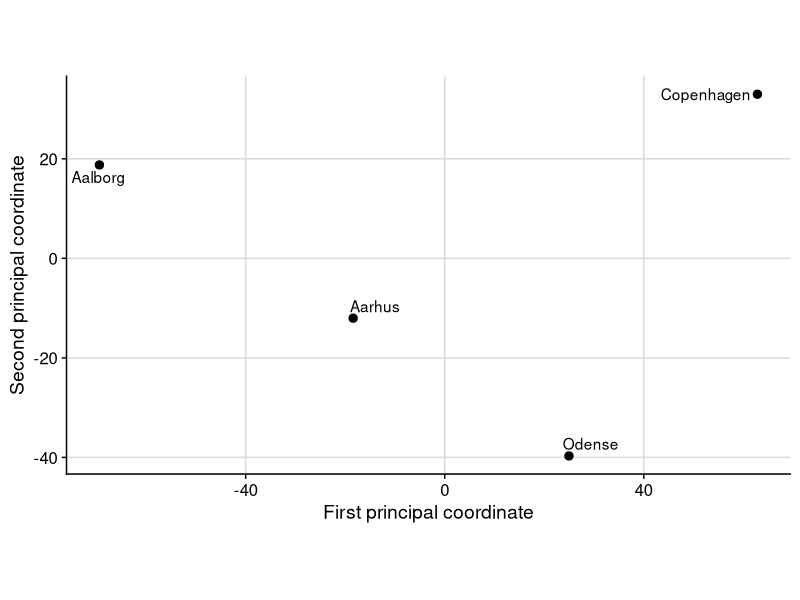
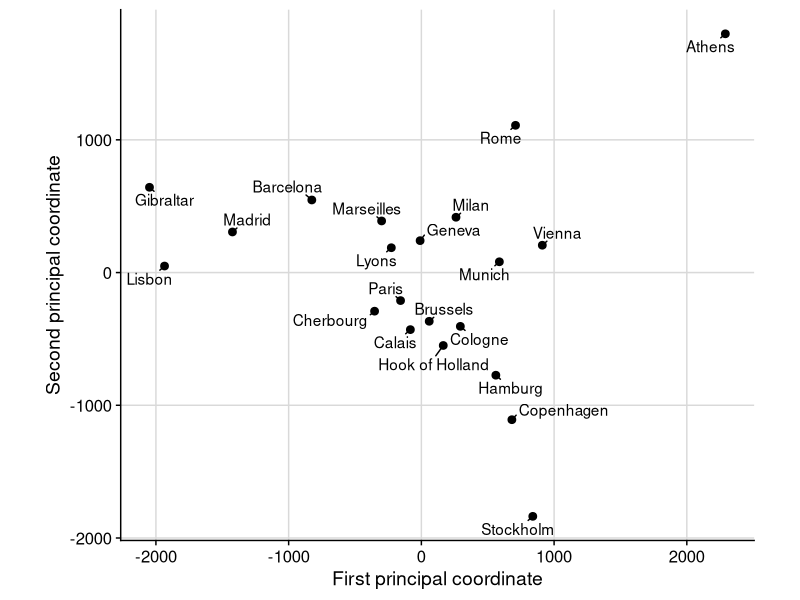
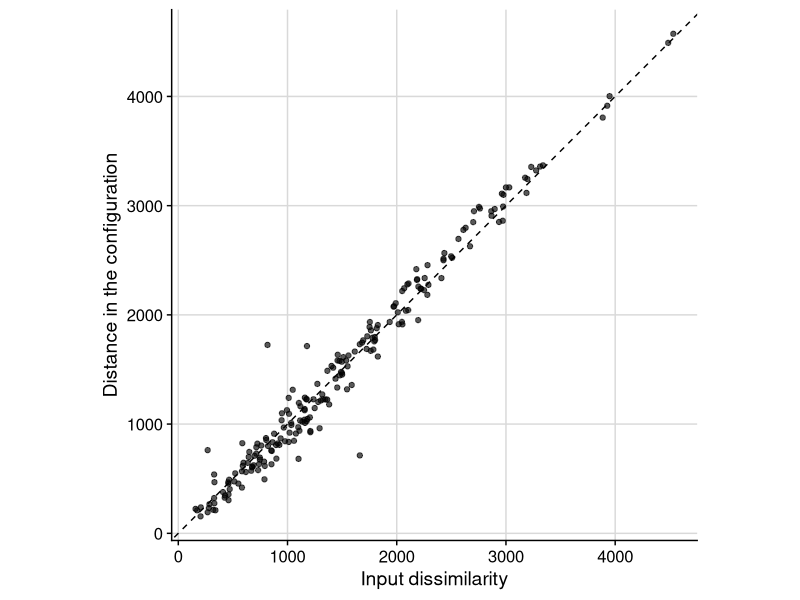
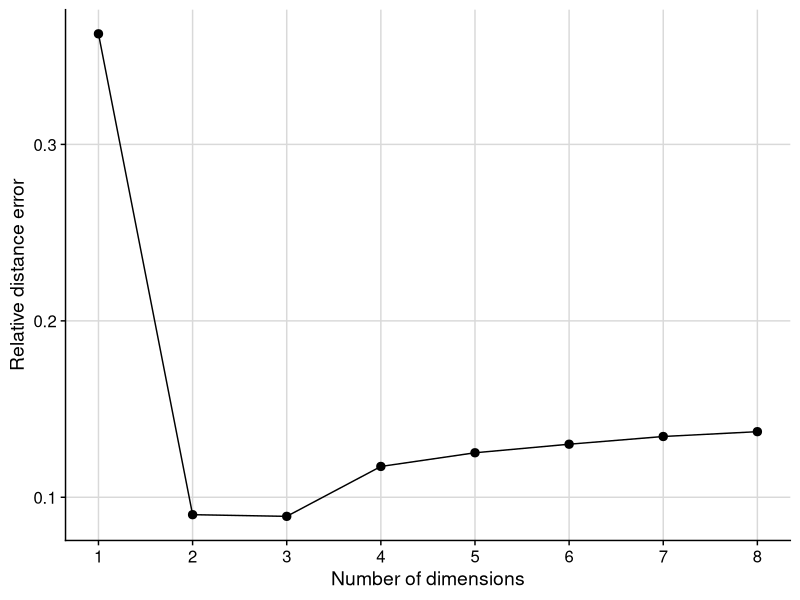
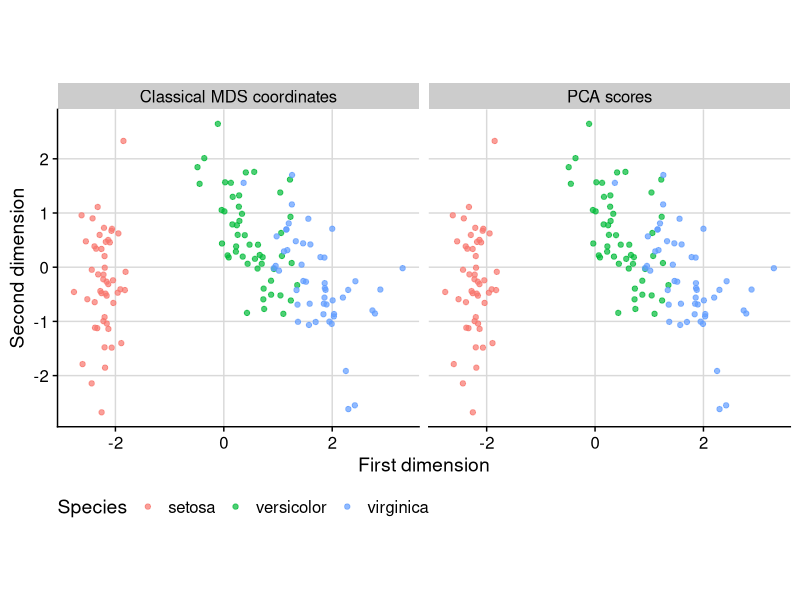
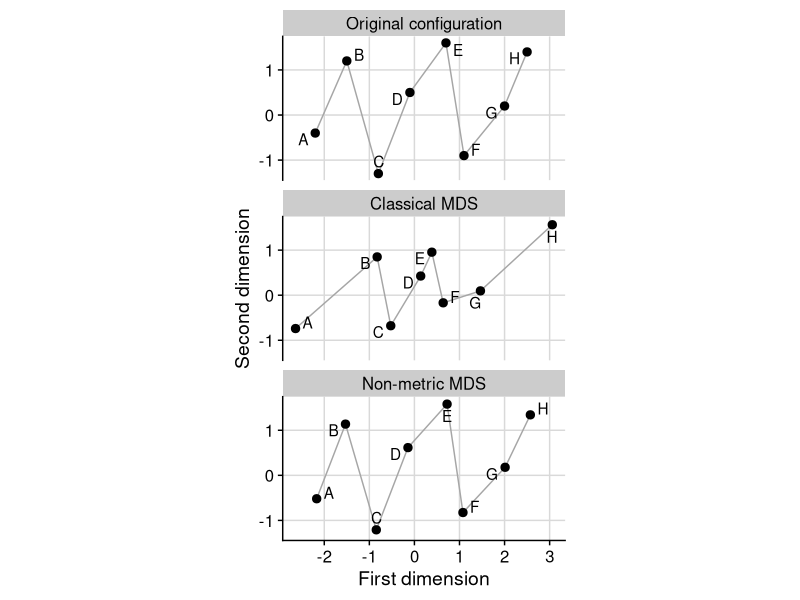
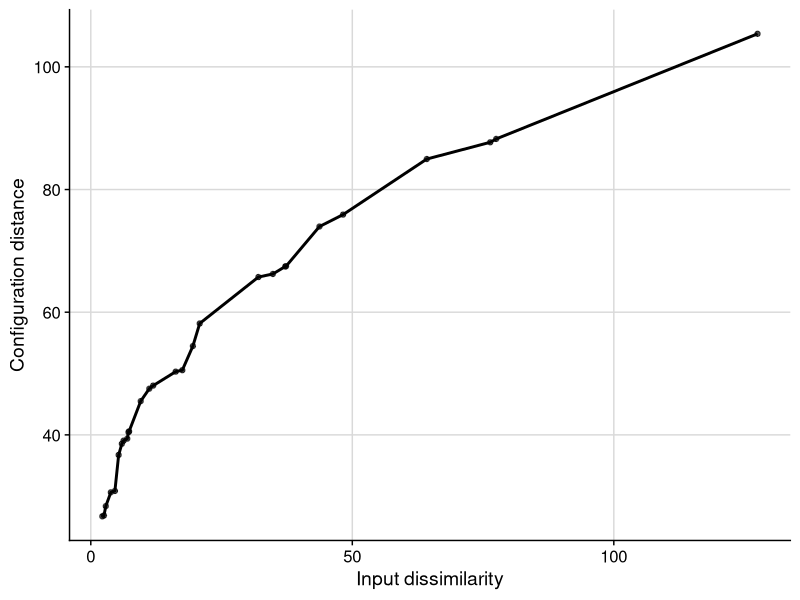

Write R code to recreate these figures, in order.
## ---- chunk 1
#| label: setup
#| include: false
library(MASS)
library(tibble)
library(dplyr)
library(tidyr)
library(purrr)
library(ggplot2)
library(cowplot)
library(ggrepel)

knitr::opts_chunk$set(
  fig.align = "center",
  out.width = "80%"
)

as_distance_table <- function(delta, coordinates) {
  delta_mat <- as.matrix(delta)
  fitted_mat <- as.matrix(dist(coordinates))
  keep <- lower.tri(delta_mat)

  tibble::tibble(
    dissimilarity = delta_mat[keep],
    configuration_distance = fitted_mat[keep]
  )
}

relative_distance_error <- function(delta, coordinates) {
  comparison_tbl <- as_distance_table(delta, coordinates)

  sqrt(
    sum(
      (comparison_tbl$configuration_distance -
         comparison_tbl$dissimilarity)^2
    ) /
      sum(comparison_tbl$dissimilarity^2)
  )
}

align_configuration <- function(reference, target, allow_scaling = TRUE) {
  reference <- as.matrix(reference)
  target <- as.matrix(target)

  reference_centre <- colMeans(reference)
  target_centre <- colMeans(target)

  reference_centred <- sweep(
    reference,
    MARGIN = 2,
    STATS = reference_centre,
    FUN = "-"
  )

  target_centred <- sweep(
    target,
    MARGIN = 2,
    STATS = target_centre,
    FUN = "-"
  )

  rotation_svd <- svd(
    crossprod(target_centred, reference_centred)
  )

  rotation <- rotation_svd$u %*% t(rotation_svd$v)
  target_aligned <- target_centred %*% rotation

  if (allow_scaling) {
    scale_factor <- sum(target_aligned * reference_centred) /
      sum(target_aligned^2)
    target_aligned <- scale_factor * target_aligned
  }

  sweep(
    target_aligned,
    MARGIN = 2,
    STATS = reference_centre,
    FUN = "+"
  )
}
## ---- chunk 2
#| label: tbl-eurodist-submatrix
#| echo: false
#| tbl-cap: "A portion of the road-distance matrix between European cities, measured in kilometres."

eurodist_mat <- as.matrix(eurodist)

eurodist_mat[1:7, 1:7] |>
  round() |>
  knitr::kable()
## ---- chunk 3
#| label: tbl-four-city-dissimilarities
#| tbl-cap: "Pairwise dissimilarities for the four-city worked example."

four_city_delta <- structure(
  c(
    0, 93, 82, 133,
    93, 0, 52, 60,
    82, 52, 0, 111,
    133, 60, 111, 0
  ),
  dim = c(4, 4),
  dimnames = list(
    c("Copenhagen", "Aarhus", "Odense", "Aalborg"),
    c("Copenhagen", "Aarhus", "Odense", "Aalborg")
  )
)

four_city_delta |>
  knitr::kable(digits = 0)
## ---- chunk 4
#| label: calculate-four-city-gram-matrix

n_four_city <- nrow(four_city_delta)
four_city_A <- -0.5 * four_city_delta^2
four_city_H <- diag(n_four_city) -
  matrix(1 / n_four_city, n_four_city, n_four_city)
four_city_B <- four_city_H %*% four_city_A %*% four_city_H

signif(four_city_B, 3)
## ---- chunk 5
#| label: calculate-four-city-coordinates

four_city_eigen <- eigen(
  four_city_B,
  symmetric = TRUE
)

positive_index <- which(
  four_city_eigen$values >
    max(four_city_eigen$values) * 1e-10
)

four_city_coordinates <- sweep(
  four_city_eigen$vectors[, positive_index, drop = FALSE],
  MARGIN = 2,
  STATS = sqrt(four_city_eigen$values[positive_index]),
  FUN = "*"
)

four_city_coordinates <- four_city_coordinates[, 1:2, drop = FALSE]
rownames(four_city_coordinates) <- rownames(four_city_delta)

signif(four_city_coordinates, 3)
## ---- chunk 6
#| label: fig-four-city-classical-mds
#| echo: false
#| fig-cap: "Two-dimensional classical MDS configuration for the four-city worked example."

four_city_plot_tbl <- four_city_coordinates |>
  as.data.frame() |>
  rownames_to_column("city") |>
  as_tibble()

ggplot(
  four_city_plot_tbl,
  aes(x = V1, y = V2, label = city)
) +
  geom_point(size = 2.5) +
  ggrepel::geom_text_repel() +
  coord_equal() +
  cowplot::theme_cowplot() +
  cowplot::background_grid(major = "xy") +
  theme(
    panel.background = element_rect(fill = "white"),
    plot.background = element_rect(fill = "white")
  ) +
  labs(
    x = "First principal coordinate",
    y = "Second principal coordinate"
  )
## ---- chunk 7
#| label: confirm-four-city-cmdscale

cmdscale(
  as.dist(four_city_delta),
  k = 2,
  eig = TRUE
)$points |>
  signif(3)
## ---- chunk 8
#| label: fit-european-city-mds

euro_mds <- cmdscale(
  eurodist,
  k = 2,
  eig = TRUE
)

euro_mds_tbl <- euro_mds$points |>
  as.data.frame() |>
  rownames_to_column("city") |>
  as_tibble() |>
  rename(
    coordinate_1 = V1,
    coordinate_2 = V2
  )
## ---- chunk 9
#| label: fig-european-city-mds
#| echo: false
#| fig-cap: "Two-dimensional classical MDS representation of road distances between European cities."

ggplot(
  euro_mds_tbl,
  aes(
    x = coordinate_1,
    y = coordinate_2,
    label = city
  )
) +
  geom_point(size = 2.3) +
  ggrepel::geom_text_repel(
    min.segment.length = 0,
    max.overlaps = Inf
  ) +
  coord_equal() +
  cowplot::theme_cowplot() +
  cowplot::background_grid(major = "xy") +
  theme(
    panel.background = element_rect(fill = "white"),
    plot.background = element_rect(fill = "white")
  ) +
  labs(
    x = "First principal coordinate",
    y = "Second principal coordinate"
  )
## ---- chunk 10
#| label: prepare-european-city-distance-comparison

euro_distance_comparison_tbl <- as_distance_table(
  eurodist,
  euro_mds$points
)
## ---- chunk 11
#| label: fig-european-city-distance-fit
#| echo: false
#| fig-cap: "Input road distances compared with distances in the two-dimensional classical MDS configuration."

ggplot(
  euro_distance_comparison_tbl,
  aes(
    x = dissimilarity,
    y = configuration_distance
  )
) +
  geom_abline(
    intercept = 0,
    slope = 1,
    linetype = "dashed"
  ) +
  geom_point(alpha = 0.65) +
  coord_equal() +
  cowplot::theme_cowplot() +
  cowplot::background_grid(major = "xy") +
  theme(
    panel.background = element_rect(fill = "white"),
    plot.background = element_rect(fill = "white")
  ) +
  labs(
    x = "Input dissimilarity",
    y = "Distance in the configuration"
  )
## ---- chunk 12
#| label: calculate-european-city-dimension-fit

euro_dimension_fit_tbl <- tibble(
  dimensions = 1:8
) |>
  mutate(
    coordinates = map(
      dimensions,
      ~ cmdscale(eurodist, k = .x)
    ),
    relative_error = map_dbl(
      coordinates,
      ~ relative_distance_error(eurodist, .x)
    )
  )
## ---- chunk 13
#| label: fig-european-city-dimension-fit
#| echo: false
#| fig-cap: "Relative distance error for classical MDS representations of the European road distances using different numbers of dimensions."

ggplot(
  euro_dimension_fit_tbl,
  aes(x = dimensions, y = relative_error)
) +
  geom_line() +
  geom_point(size = 2.5) +
  scale_x_continuous(breaks = euro_dimension_fit_tbl$dimensions) +
  cowplot::theme_cowplot() +
  cowplot::background_grid(major = "xy") +
  theme(
    panel.background = element_rect(fill = "white"),
    plot.background = element_rect(fill = "white")
  ) +
  labs(
    x = "Number of dimensions",
    y = "Relative distance error"
  )
## ---- chunk 14
#| label: fit-iris-pca-and-mds

iris_scaled <- scale(
  iris |>
    select(where(is.numeric))
)

iris_pca <- prcomp(
  iris_scaled,
  center = FALSE,
  scale. = FALSE
)

iris_mds <- cmdscale(
  dist(iris_scaled),
  k = 2,
  eig = TRUE
)

iris_mds_aligned <- iris_mds$points

for (component in 1:2) {
  sign_adjustment <- sign(
    cor(
      iris_mds_aligned[, component],
      iris_pca$x[, component]
    )
  )

  if (sign_adjustment == 0) {
    sign_adjustment <- 1
  }

  iris_mds_aligned[, component] <-
    sign_adjustment * iris_mds_aligned[, component]
}

iris_comparison_tbl <- bind_rows(
  tibble(
    dimension_1 = iris_pca$x[, 1],
    dimension_2 = iris_pca$x[, 2],
    species = iris$Species,
    method = "PCA scores"
  ),
  tibble(
    dimension_1 = iris_mds_aligned[, 1],
    dimension_2 = iris_mds_aligned[, 2],
    species = iris$Species,
    method = "Classical MDS coordinates"
  )
)
## ---- chunk 15
#| label: fig-iris-pca-mds-equivalence
#| echo: false
#| fig-cap: "PCA scores and classical MDS coordinates for the standardised iris measurements."

ggplot(
  iris_comparison_tbl,
  aes(
    x = dimension_1,
    y = dimension_2,
    colour = species
  )
) +
  geom_point(alpha = 0.7) +
  facet_wrap(~ method) +
  coord_equal() +
  cowplot::theme_cowplot() +
  cowplot::background_grid(major = "xy") +
  theme(
    panel.background = element_rect(fill = "white"),
    plot.background = element_rect(fill = "white"),
    legend.position = "bottom"
  ) +
  labs(
    x = "First dimension",
    y = "Second dimension",
    colour = "Species"
  )
## ---- chunk 16
#| label: compare-iris-pca-mds-coordinates

max(
  abs(
    iris_pca$x[, 1:2] -
      iris_mds_aligned[, 1:2]
  )
)
## ---- chunk 17
#| label: generate-monotone-distance-example

monotone_reference <- tibble::tribble(
  ~label, ~x, ~y,
  "A", -2.2, -0.4,
  "B", -1.5, 1.2,
  "C", -0.8, -1.3,
  "D", -0.1, 0.5,
  "E", 0.7, 1.6,
  "F", 1.1, -0.9,
  "G", 2.0, 0.2,
  "H", 2.5, 1.4
)

true_coordinates <- monotone_reference |>
  select(x, y) |>
  as.matrix()

true_distance_mat <- as.matrix(dist(true_coordinates))
transformed_distance_mat <- true_distance_mat^3
diag(transformed_distance_mat) <- 0
transformed_delta <- as.dist(transformed_distance_mat)

monotone_classical_fit <- cmdscale(
  transformed_delta,
  k = 2
)

monotone_nonmetric_fit <- MASS::isoMDS(
  transformed_delta,
  k = 2,
  trace = FALSE
)

monotone_classical_aligned <- align_configuration(
  true_coordinates,
  monotone_classical_fit
)

monotone_nonmetric_aligned <- align_configuration(
  true_coordinates,
  monotone_nonmetric_fit$points
)

monotone_configuration_tbl <- bind_rows(
  monotone_reference |>
    transmute(
      label,
      dimension_1 = x,
      dimension_2 = y,
      method = "Original configuration"
    ),
  tibble(
    label = monotone_reference$label,
    dimension_1 = monotone_classical_aligned[, 1],
    dimension_2 = monotone_classical_aligned[, 2],
    method = "Classical MDS"
  ),
  tibble(
    label = monotone_reference$label,
    dimension_1 = monotone_nonmetric_aligned[, 1],
    dimension_2 = monotone_nonmetric_aligned[, 2],
    method = "Non-metric MDS"
  )
) |>
  mutate(
    method = factor(
      method,
      levels = c(
        "Original configuration",
        "Classical MDS",
        "Non-metric MDS"
      )
    )
  )
## ---- chunk 18
#| label: fig-monotone-distance-configurations
#| echo: false
#| fig-cap: "Original configuration compared with classical and non-metric MDS representations after the distances were cubed. Fitted configurations were aligned for visual comparison."
#| out-width: "100%"

ggplot(
  monotone_configuration_tbl,
  aes(
    x = dimension_1,
    y = dimension_2,
    label = label
  )
) +
  geom_path(
    aes(group = 1),
    linewidth = 0.5,
    colour = "gray65"
  ) +
  geom_point(size = 2.5) +
  ggrepel::geom_text_repel() +
  facet_wrap(~ method, ncol = 1) +
  coord_equal() +
  cowplot::theme_cowplot() +
  cowplot::background_grid(major = "xy") +
  theme(
    panel.background = element_rect(fill = "white"),
    plot.background = element_rect(fill = "white")
  ) +
  labs(
    x = "First dimension",
    y = "Second dimension"
  )
## ---- chunk 19
#| label: prepare-monotone-shepard-data

monotone_shepard <- MASS::Shepard(
  transformed_delta,
  monotone_nonmetric_fit$points
)

monotone_shepard_tbl <- tibble(
  dissimilarity = monotone_shepard$x,
  configuration_distance = monotone_shepard$y,
  disparity = monotone_shepard$yf
) |>
  arrange(dissimilarity)
## ---- chunk 20
#| label: fig-monotone-shepard-diagram
#| echo: false
#| fig-cap: "Shepard diagram for the non-metric MDS fit to cubed Euclidean distances."

ggplot(
  monotone_shepard_tbl,
  aes(
    x = dissimilarity,
    y = configuration_distance
  )
) +
  geom_point(alpha = 0.7) +
  geom_line(
    aes(y = disparity),
    linewidth = 1
  ) +
  cowplot::theme_cowplot() +
  cowplot::background_grid(major = "xy") +
  theme(
    panel.background = element_rect(fill = "white"),
    plot.background = element_rect(fill = "white")
  ) +
  labs(
    x = "Input dissimilarity",
    y = "Configuration distance"
  )
